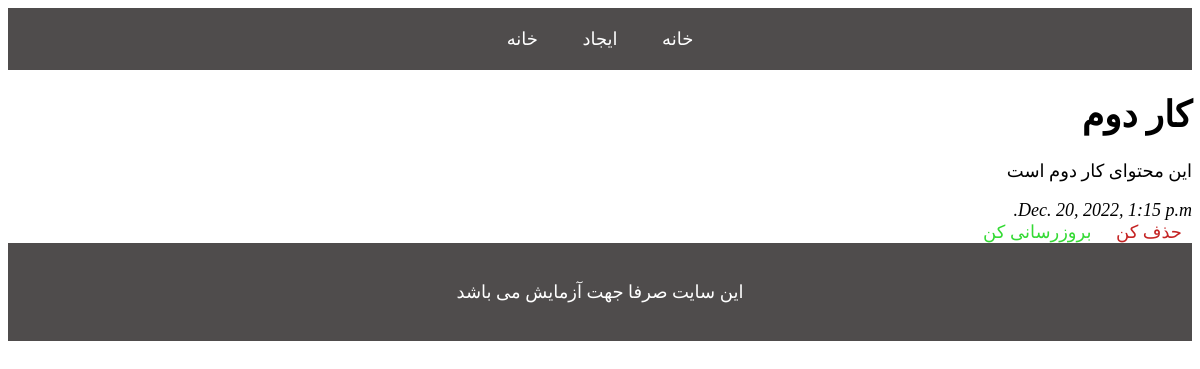
/detail/11/, run on an earlier commit of the app's database.
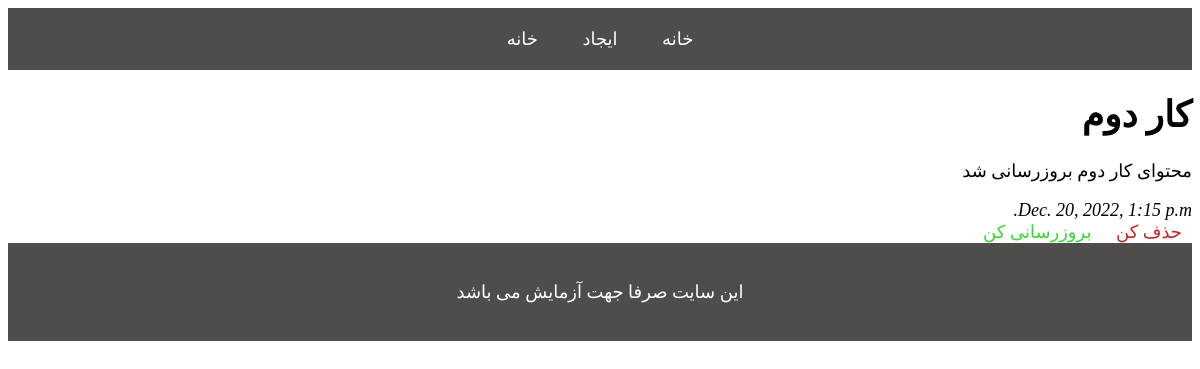
And on a later commit of the database.
### home/models.py (models this page shows)
class Todo(models.Model):
  title = models.CharField(max_length=200)
  body = models.TextField()
  created = models.DateTimeField()

### home/views.py (the view)
# urls.py: path('detail/<int:todo_id>/', views.detail, name='detail'),
def detail(request, todo_id):
  todo = Todo.objects.get(id=todo_id)
  return render(request, 'detail.html', {'todo': todo})

### templates/detail.html
{% extends 'base.html' %}
{% block main %}
    <div class="detail">
        <h1>{{ todo.title }}</h1>
        <p>{{ todo.body }}</p>
        <em>{{ todo.created }}</em>
        <br>
        <a class="delete" href="{% url 'delete' todo.id %}">حذف کن</a>
        <a class="update" href="{% url 'update' todo.id %}">بروزرسانی کن</a>
    </div>
{% endblock %}

### templates/base.html (shortened to what this page needs)
<!DOCTYPE html>
<html lang="en">
<head>
</head>
<body>
    {% include 'header.html' %}
    {% block main %}{% endblock %}
    {% include 'footer.html' %}
</body>
</html>

### templates/header.html
<header>
    <a href="{% url 'home' %}">خانه</a>
    <a href="{% url 'create' %}">ایجاد</a>
    <a href="/">خانه</a>
</header>

### templates/footer.html
<footer>
    <p>این سایت صرفا جهت آزمایش می باشد</p>
</footer>

### templates/base.html (style rules this page uses)
body { direction: rtl; font-family: "B Titr"; font-size: large; }
header, footer, header>a { background-color: #4f4c4c; color:white; padding: 20px; text-align: center; font-family: "B Titr"; text-decoration: none; }
.delete { padding: 10px; text-decoration: none; color: #c52323; }
.update { padding: 10px; text-decoration: none; color: #34da34; }

What changed in the data, as far as the page shows it:
changed Todo "کار دوم": body "این محتوای کار دوم است" → "محتوای کار دوم بروزرسانی شد"
